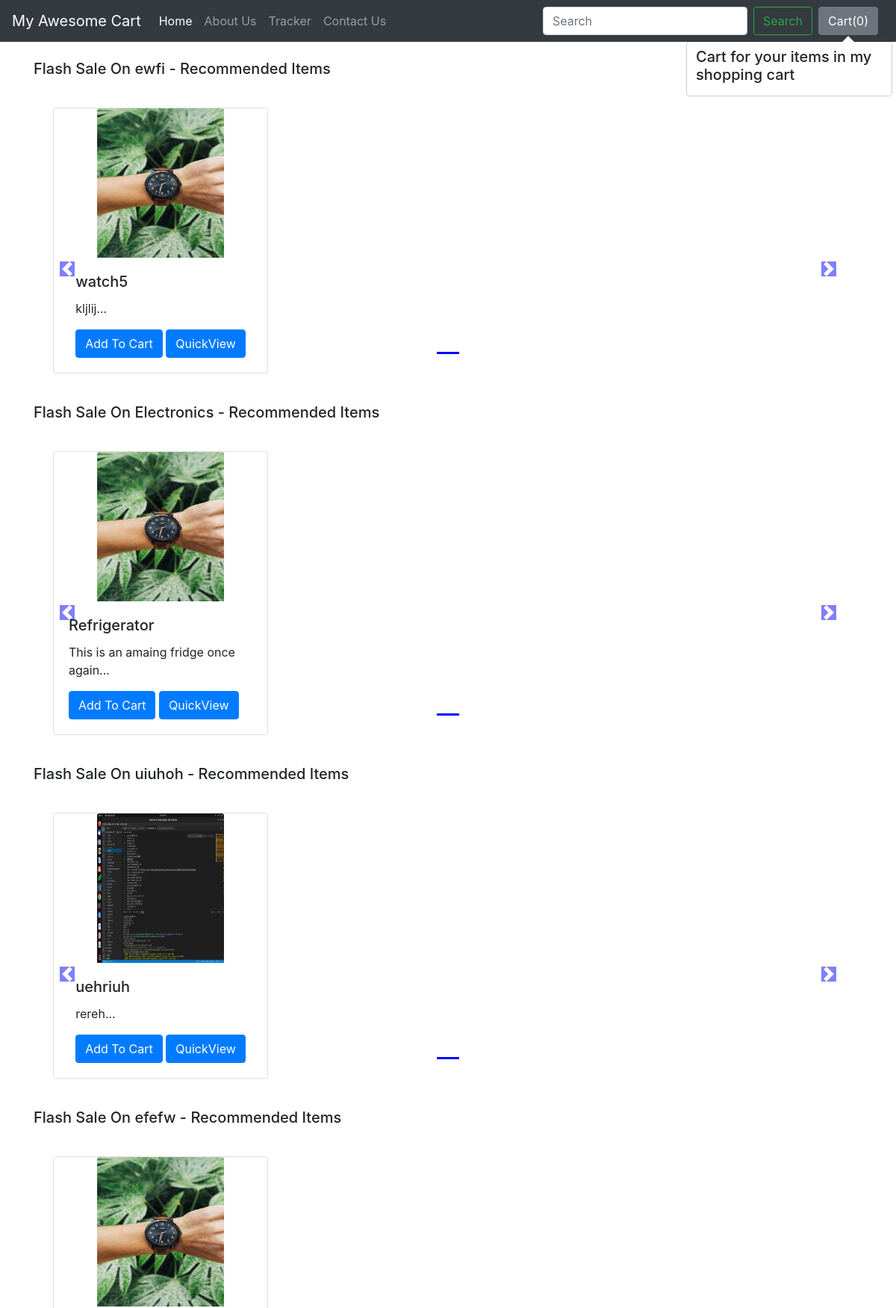
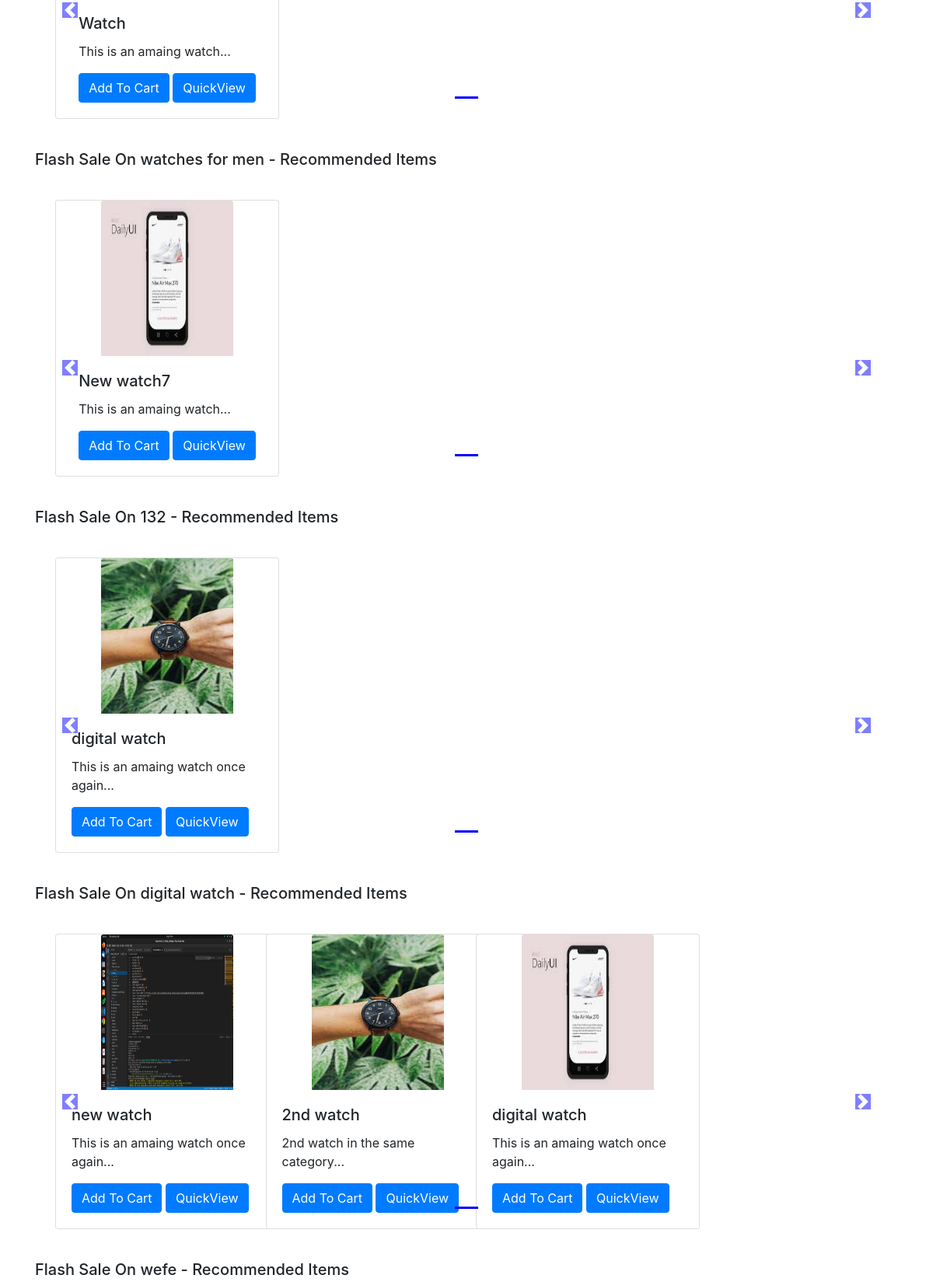
The app's page /shop/ (upper part) with its own data (2 pictures, top to bottom).
### shop/models.py (models this page shows, shortened)
class Product(models.Model):
    product_id = models.AutoField
    product_name = models.CharField(max_length=50)
    category = models.CharField(max_length=50,default='')
    subcategory = models.CharField(max_length=50,default='')
    price = models.IntegerField(default=0)
    desc = models.CharField(max_length=300)
    pub_date = models.DateField()
    image = models.ImageField(upload_to='shop/images',default='')

### shop/views.py (the view)
# urls.py: path('', views.index, name="ShopHome"),
def index(request):
    allProds = []
    catprods = Product.objects.values('category', 'id')
    cats = {item['category'] for item in catprods}
    for cat in cats:
        prod = Product.objects.filter(category=cat)
        n = len(prod)
        nSlides = n // 4 + ceil((n / 4) - (n // 4))
        allProds.append([prod, range(1, nSlides), nSlides])
    params = {'allProds':allProds}
    return render(request, 'shop/index.html', params)

### shop/templates/shop/index.html (shortened to what this page needs)
{% extends 'shop/basic.html' %}
{% block body %}
{% load static %}
<div class="container">
    {% for product, range, nSlides in allProds %}
    <h5 class="my-4">Flash Sale On {{product.0.category}} - Recommended Items</h5>
    <div class="row">
        <div id="demo{{forloop.counter}}" class="col carousel slide my-3" data-ride="carousel">
            <ul class="carousel-indicators">
                <li data-target="#demo{{forloop.counter}}" data-slide-to="0" class="active"></li>
            </ul>
            <div class="container carousel-inner no-padding">
                <div class="carousel-item active">
                    {% for i in product %}
                    <div class="col-xs-3 col-sm-3 col-md-3">
                        <div class="card align-items-center" style="width: 18rem;">
                            <img src='/media/{{i.image}}' class="card-img-top" alt="...">
                            <div class="card-body">
                                <h5 class="card-title" id="namepr{{i.id}}">{{i.product_name}}</h5>
                                <p class="card-text">{{i.desc|slice:"0:53"}}...</p>
                                <span id="divpr{{i.id}}" class="divpr">
                                    <button id="pr{{i.id}}" class="btn btn-primary cart">Add To Cart</button>
                                </span>
                                <a href="/shop/products/{{i.id}}"><button id="qv{{i.id}}" class="btn btn-primary cart">QuickView</button></a>
                            </div>
                        </div>
                    </div>
                    {% endfor %}
                </div>
            </div>
        </div>
        <a class="carousel-control-prev" href="#demo{{forloop.counter}}" data-slide="prev">
            <span class="carousel-control-prev-icon"></span>
        </a>
        <a class="carousel-control-next" href="#demo{{forloop.counter}}" data-slide="next">
            <span class="carousel-control-next-icon"></span>
        </a>
    </div>
    {% endfor %}
</div>
{% endblock %}

### records on screen
Product: category "ewfi", image (picture), product_name "watch5", desc "kljlij"
Product: category "Electronics", image (picture), product_name "Refrigerator", desc "This is an amaing fridge once again"
Product: category "uiuhoh", image (picture), product_name "uehriuh", desc "rereh"
Product: category "efefw", image (picture), product_name "Watch", desc "This is an amaing watch"
Product: category "watches for men", image (picture), product_name "New watch7", desc "This is an amaing watch"
Product: category "132", image (picture), product_name "digital watch", desc "This is an amaing watch once again"
Product: category "digital watch", image (picture), product_name "new watch", desc "This is an amaing watch once again"
Product: image (picture), product_name "2nd watch", desc "2nd watch in the same category"
Product: image (picture), product_name "digital watch", desc "This is an amaing watch once again"
Product: category "wefe"
